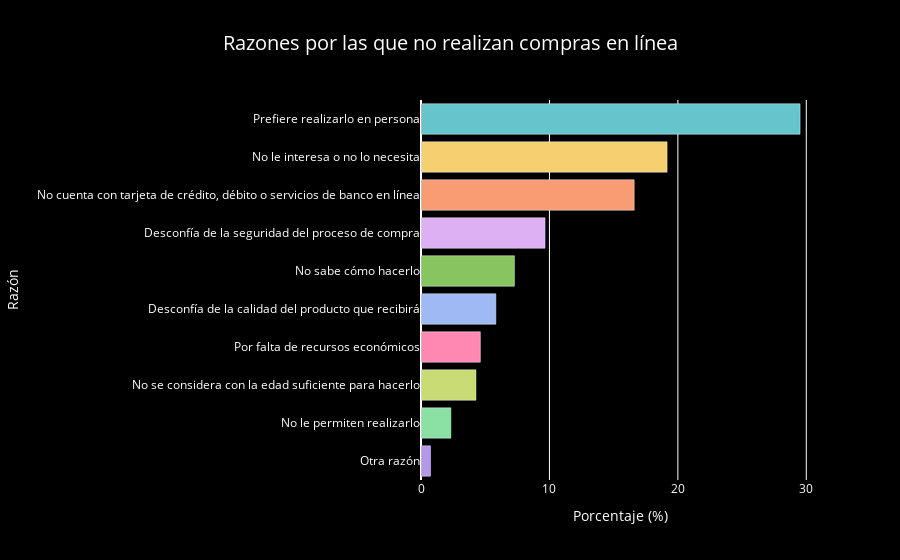

Notebook cell for this chart:
### Code cell
# Data preparation
razones = ["Prefiere realizarlo en persona", "No le interesa o no lo necesita", "Por falta de recursos económicos", 
           "Desconfía de la calidad del producto que recibirá", "Desconfía de la seguridad del proceso de compra", 
           "No le permiten realizarlo", "No cuenta con tarjeta de crédito, débito o servicios de banco en línea", 
           "No sabe cómo hacerlo", "No se considera con la edad suficiente para hacerlo", "Otra razón"]

porcentajes = [calculated_value for calculated_value in porcentajes]  # Use your previously calculated list

# Create DataFrame for plotting
data = pd.DataFrame({
    'Razón': razones,
    'Porcentaje': porcentajes
})

data = data.sort_values(by="Porcentaje", ascending=False)

# Define pastel colors
colores_pastel = px.colors.qualitative.Pastel

# Create the horizontal bar chart
fig = px.bar(
    data,
    x='Porcentaje',
    y='Razón',
    title="Razones por las que no realizan compras en línea",
    orientation='h',
    color='Razón',
    color_discrete_sequence=colores_pastel
)

# Update layout to set black background and adjust font colors
fig.update_layout(
    title_font_size=20,
    title_x=0.5,
    xaxis_title="Porcentaje (%)",
    yaxis_title="Razón",
    showlegend=False,
    plot_bgcolor='black',      # Background of the plot area
    paper_bgcolor='black',     # Background of the entire figure
    font=dict(color="white"),  # Change font color for better contrast
    annotations=[
        dict(
            text="Fuente: Elaboración propia, INEGI, ENDUTIH 2022",
            x=-.65,
            y=-0.25,
            xref="paper",
            yref="paper",
            showarrow=False,
            font=dict(size=12, color="white")  # White font for the source annotation
        )
    ]
)

fig.show()

### Figure 1 — Plotly figure (JSON) as saved in the notebook; plotly's stock layout.template omitted (floating-point values rounded to 4 significant figures)
{"data": [{"alignmentgroup": "True", "hovertemplate": "Razón=%{y}<br>Porcentaje=%{x}<extra></extra>", "legendgroup": "Prefiere realizarlo en persona", "marker": {"color": "rgb(102, 197, 204)", "pattern": {"shape": ""}}, "name": "Prefiere realizarlo en persona", "offsetgroup": "Prefiere realizarlo en persona", "orientation": "h", "showlegend": true, "textposition": "auto", "type": "bar", "x": [29.51], "xaxis": "x", "y": ["Prefiere realizarlo en persona"], "yaxis": "y"}, {"alignmentgroup": "True", "hovertemplate": "Razón=%{y}<br>Porcentaje=%{x}<extra></extra>", "legendgroup": "No le interesa o no lo necesita", "marker": {"color": "rgb(246, 207, 113)", "pattern": {"shape": ""}}, "name": "No le interesa o no lo necesita", "offsetgroup": "No le interesa o no lo necesita", "orientation": "h", "showlegend": true, "textposition": "auto", "type": "bar", "x": [19.16], "xaxis": "x", "y": ["No le interesa o no lo necesita"], "yaxis": "y"}, {"alignmentgroup": "True", "hovertemplate": "Razón=%{y}<br>Porcentaje=%{x}<extra></extra>", "legendgroup": "No cuenta con tarjeta de crédito, débito o servicios de banco en línea", "marker": {"color": "rgb(248, 156, 116)", "pattern": {"shape": ""}}, "name": "No cuenta con tarjeta de crédito, débito o servicios de banco en línea", "offsetgroup": "No cuenta con tarjeta de crédito, débito o servicios de banco en línea", "orientation": "h", "showlegend": true, "textposition": "auto", "type": "bar", "x": [16.6], "xaxis": "x", "y": ["No cuenta con tarjeta de crédito, débito o servicios de banco en línea"], "yaxis": "y"}, {"alignmentgroup": "True", "hovertemplate": "Razón=%{y}<br>Porcentaje=%{x}<extra></extra>", "legendgroup": "Desconfía de la seguridad del proceso de compra", "marker": {"color": "rgb(220, 176, 242)", "pattern": {"shape": ""}}, "name": "Desconfía de la seguridad del proceso de compra", "offsetgroup": "Desconfía de la seguridad del proceso de compra", "orientation": "h", "showlegend": true, "textposition": "auto", "type": "bar", "x": [9.656], "xaxis": "x", "y": ["Desconfía de la seguridad del proceso de compra"], "yaxis": "y"}, {"alignmentgroup": "True", "hovertemplate": "Razón=%{y}<br>Porcentaje=%{x}<extra></extra>", "legendgroup": "No sabe cómo hacerlo", "marker": {"color": "rgb(135, 197, 95)", "pattern": {"shape": ""}}, "name": "No sabe cómo hacerlo", "offsetgroup": "No sabe cómo hacerlo", "orientation": "h", "showlegend": true, "textposition": "auto", "type": "bar", "x": [7.273], "xaxis": "x", "y": ["No sabe cómo hacerlo"], "yaxis": "y"}, {"alignmentgroup": "True", "hovertemplate": "Razón=%{y}<br>Porcentaje=%{x}<extra></extra>", "legendgroup": "Desconfía de la calidad del producto que recibirá", "marker": {"color": "rgb(158, 185, 243)", "pattern": {"shape": ""}}, "name": "Desconfía de la calidad del producto que recibirá", "offsetgroup": "Desconfía de la calidad del producto que recibirá", "orientation": "h", "showlegend": true, "textposition": "auto", "type": "bar", "x": [5.827], "xaxis": "x", "y": ["Desconfía de la calidad del producto que recibirá"], "yaxis": "y"}, {"alignmentgroup": "True", "hovertemplate": "Razón=%{y}<br>Porcentaje=%{x}<extra></extra>", "legendgroup": "Por falta de recursos económicos", "marker": {"color": "rgb(254, 136, 177)", "pattern": {"shape": ""}}, "name": "Por falta de recursos económicos", "offsetgroup": "Por falta de recursos económicos", "orientation": "h", "showlegend": true, "textposition": "auto", "type": "bar", "x": [4.62], "xaxis": "x", "y": ["Por falta de recursos económicos"], "yaxis": "y"}, {"alignmentgroup": "True", "hovertemplate": "Razón=%{y}<br>Porcentaje=%{x}<extra></extra>", "legendgroup": "No se considera con la edad suficiente para hacerlo", "marker": {"color": "rgb(201, 219, 116)", "pattern": {"shape": ""}}, "name": "No se considera con la edad suficiente para hacerlo", "offsetgroup": "No se considera con la edad suficiente para hacerlo", "orientation": "h", "showlegend": true, "textposition": "auto", "type": "bar", "x": [4.28], "xaxis": "x", "y": ["No se considera con la edad suficiente para hacerlo"], "yaxis": "y"}, {"alignmentgroup": "True", "hovertemplate": "Razón=%{y}<br>Porcentaje=%{x}<extra></extra>", "legendgroup": "No le permiten realizarlo", "marker": {"color": "rgb(139, 224, 164)", "pattern": {"shape": ""}}, "name": "No le permiten realizarlo", "offsetgroup": "No le permiten realizarlo", "orientation": "h", "showlegend": true, "textposition": "auto", "type": "bar", "x": [2.327], "xaxis": "x", "y": ["No le permiten realizarlo"], "yaxis": "y"}, {"alignmentgroup": "True", "hovertemplate": "Razón=%{y}<br>Porcentaje=%{x}<extra></extra>", "legendgroup": "Otra razón", "marker": {"color": "rgb(180, 151, 231)", "pattern": {"shape": ""}}, "name": "Otra razón", "offsetgroup": "Otra razón", "orientation": "h", "showlegend": true, "textposition": "auto", "type": "bar", "x": [0.741], "xaxis": "x", "y": ["Otra razón"], "yaxis": "y"}], "layout": {"annotations": [{"font": {"color": "white", "size": 12}, "showarrow": false, "text": "Fuente: Elaboración propia, INEGI, ENDUTIH 2022", "x": -0.65, "xref": "paper", "y": -0.25, "yref": "paper"}], "barmode": "relative", "font": {"color": "white"}, "legend": {"title": {"text": "Razón"}, "tracegroupgap": 0}, "paper_bgcolor": "black", "plot_bgcolor": "black", "showlegend": false, "title": {"font": {"size": 20}, "text": "Razones por las que no realizan compras en línea", "x": 0.5}, "xaxis": {"anchor": "y", "domain": [0, 1], "title": {"text": "Porcentaje (%)"}}, "yaxis": {"anchor": "x", "categoryarray": ["Otra razón", "No le permiten realizarlo", "No se considera con la edad suficiente para hacerlo", "Por falta de recursos económicos", "Desconfía de la calidad del producto que recibirá", "No sabe cómo hacerlo", "Desconfía de la seguridad del proceso de compra", "No cuenta con tarjeta de crédito, débito o servicios de banco en línea", "No le interesa o no lo necesita", "Prefiere realizarlo en persona"], "categoryorder": "array", "domain": [0, 1], "title": {"text": "Razón"}}}}
